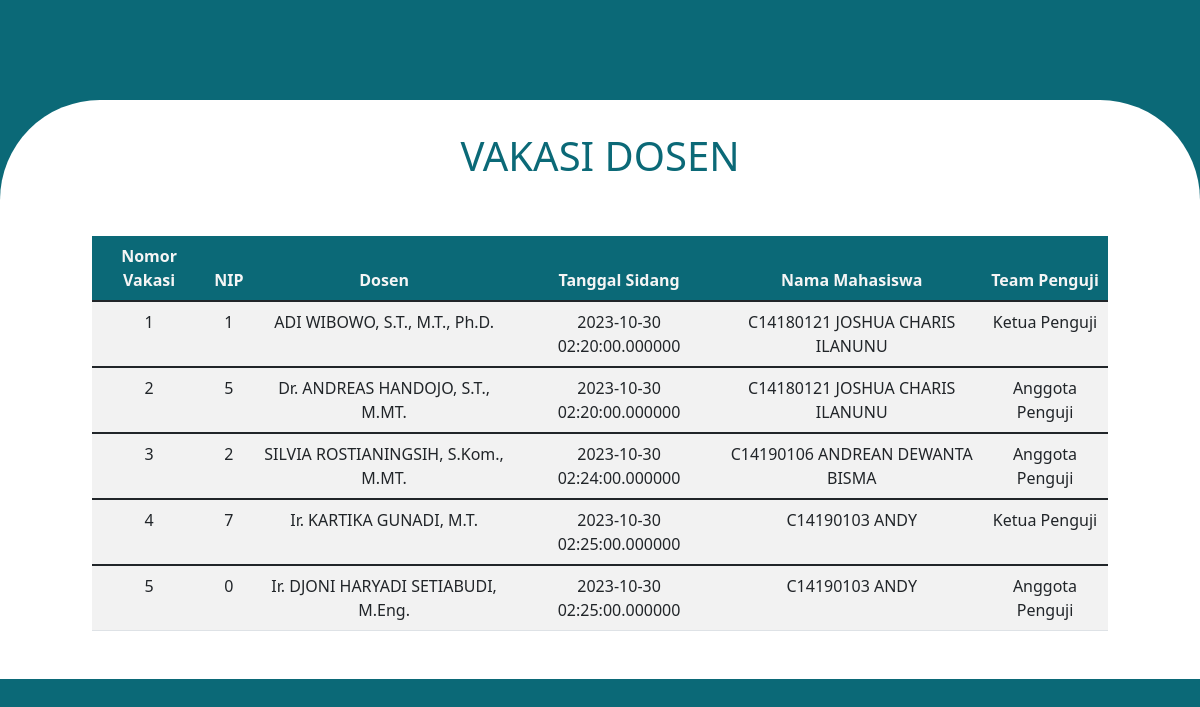
The app's page /vakasi.php with its own data.
### tables this page shows
CREATE TABLE `vakasi` (
  `nomor_vakasi` int(10) NOT NULL,
  `nip` int(10) NOT NULL,
  `dosen` varchar(100) NOT NULL,
  `tanggal_sidang` datetime(6) NOT NULL,
  `nama_mhs` varchar(100) NOT NULL,
  `anggota_penguji` varchar(100) NOT NULL
);

### vakasi.php (the view, shortened to what this page needs)
<?php
include 'config.php';
$sql = "SELECT * FROM vakasi";
$result = mysqli_query($conn, $sql);
?>
<!DOCTYPE html>
<html lang="en">
<head>
    <link href="https://cdn.jsdelivr.net/npm/bootstrap@5.1.3/dist/css/bootstrap.min.css" rel="stylesheet">
</head>
<body style="background-color: #0B6977;">
        <div id="rectangle">
            <div class="container">
                <div class="row">
                    <div class="col-lg-12">
                        <h1 style="text-align: center; color: #0B6977" class="text-uppercase">vakasi dosen</h1>
                    </div>
                    <div class="col-lg-12 mt-5">
                        <table class="mx-auto table table-striped">
                            <thead style="background-color:#0B6977; color: whitesmoke; text-align: center;">
                                <tr>
                                    <th>Nomor Vakasi</th>
                                    <th>NIP</th>
                                    <th>Dosen</th>
                                    <th>Tanggal Sidang</th>
                                    <th>Nama Mahasiswa</th>
                                    <th>Team Penguji</th>
                                </tr>
                            </thead>
                            <?php if (mysqli_num_rows($result) > 0): ?>
                                <?php while ($row = mysqli_fetch_assoc($result)): ?>
                                <tbody style="text-align: center;">
                                    <tr>
                                        <td><?php echo $row['nomor_vakasi']; ?></td>
                                        <td><?php echo $row['nip']; ?></td>
                                        <td><?php echo $row['dosen']; ?></td>
                                        <td><?php echo $row['tanggal_sidang']; ?></td>
                                        <td><?php echo $row['nama_mhs']; ?></td>
                                        <td><?php echo $row['anggota_penguji']; ?></td>
                                    </tr>
                                </tbody>
                                <?php endwhile ?>
                            <?php endif ?>
                        </table>
                    </div>
                </div>
            </div>
        </div>
</body>
</html>

### vakasi.php (style rules this page uses)
#rectangle { width: 100%; height: 100%; flex-shrink: 0; border-radius: 6.25rem 6.25rem 0rem 0rem; background: white; margin-top:100px; margin-bottom: 0px; padding-left: 5rem; padding-right: 5rem; padding-top: 2rem; padding-bottom: 2rem; }

### records on screen
vakasi: nomor_vakasi "1", nip "1", dosen "ADI WIBOWO, S.T., M.T., Ph.D.", tanggal_sidang "2023-10-30 02:20:00.000000", nama_mhs "C14180121 JOSHUA CHARIS ILANUNU", anggota_penguji "Ketua Penguji"
vakasi: nomor_vakasi "2", nip "5", dosen "Dr. ANDREAS HANDOJO, S.T., M.MT.", tanggal_sidang "2023-10-30 02:20:00.000000", nama_mhs "C14180121 JOSHUA CHARIS ILANUNU", anggota_penguji "Anggota Penguji"
vakasi: nomor_vakasi "3", nip "2", dosen "SILVIA ROSTIANINGSIH, S.Kom., M.MT.", tanggal_sidang "2023-10-30 02:24:00.000000", nama_mhs "C14190106 ANDREAN DEWANTA BISMA", anggota_penguji "Anggota Penguji"
vakasi: nomor_vakasi "4", nip "7", dosen "Ir. KARTIKA GUNADI, M.T.", tanggal_sidang "2023-10-30 02:25:00.000000", nama_mhs "C14190103 ANDY", anggota_penguji "Ketua Penguji"
vakasi: nomor_vakasi "5", nip "0", dosen "Ir. DJONI HARYADI SETIABUDI, M.Eng.", tanggal_sidang "2023-10-30 02:25:00.000000", nama_mhs "C14190103 ANDY", anggota_penguji "Anggota Penguji"
